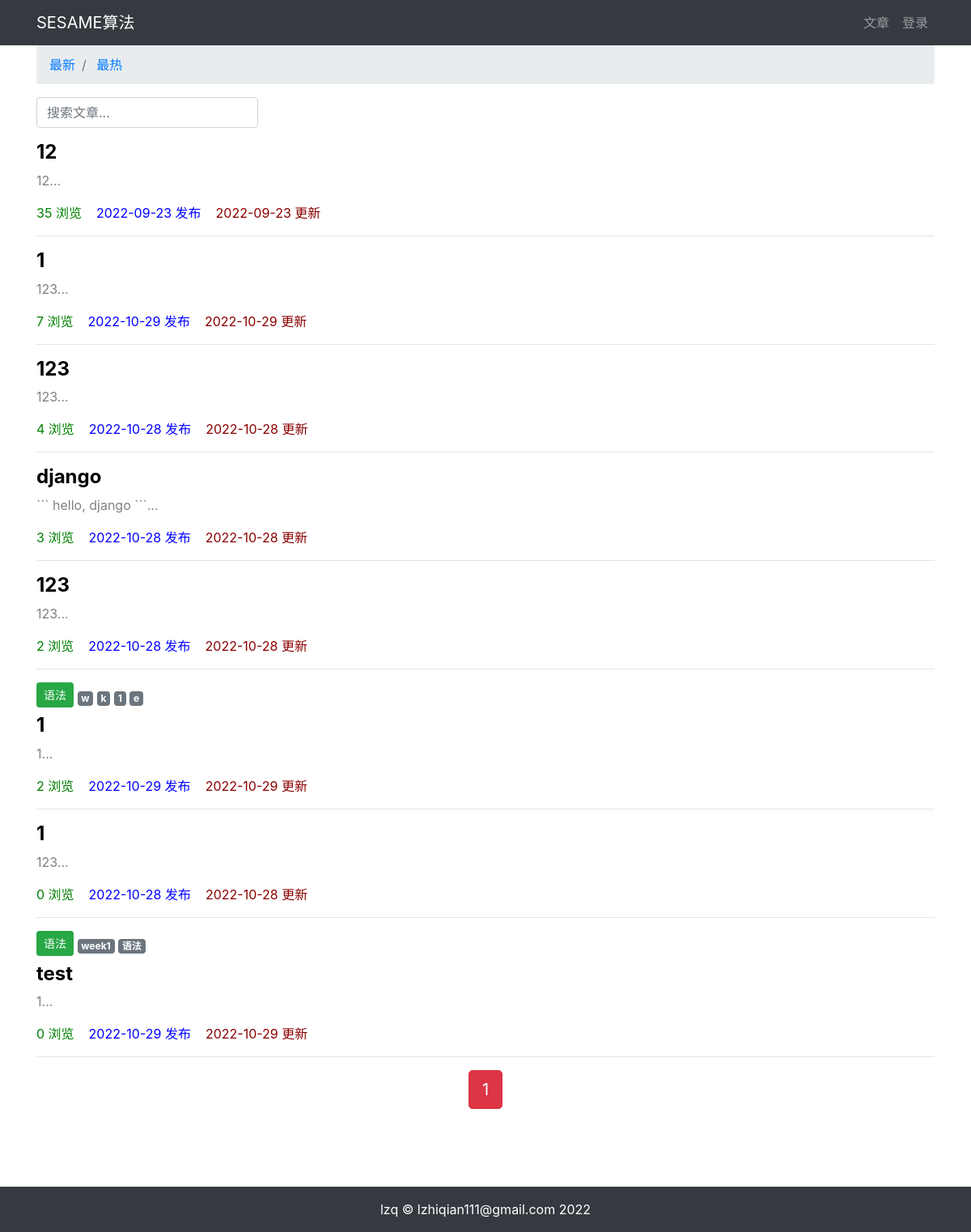
The app's page /article/article-list/?page=8&order=total_views&search=, older data.
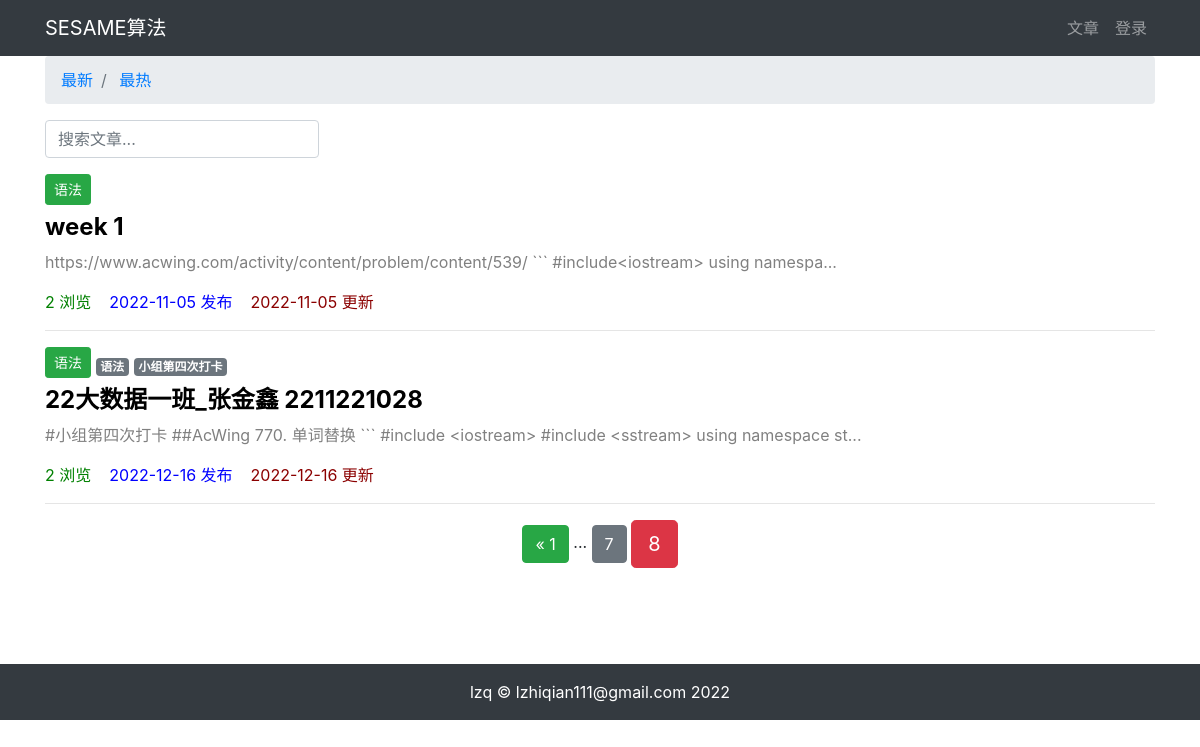
The same page, newer data.
### article/models.py (models this page shows, shortened)
class ArticlePost(models.Model):
    author = models.ForeignKey(User, on_delete=models.CASCADE)
    title = models.CharField(max_length=100)
    body = models.TextField()
    created = models.DateTimeField(default=timezone.now)
    updated = models.DateTimeField(auto_now=True)
    total_views = models.PositiveIntegerField(default=0)
    column = models.ForeignKey(
        ArticleColumn,
        null=True,
        blank=True,
        on_delete=models.CASCADE,
        related_name='article'
    )
    tags = TaggableManager(blank=True)
    class Meta:
        ordering = ('-created',)

class ArticleColumn(models.Model):
    title = models.CharField(max_length=100, blank=True)
    created = models.DateTimeField(default=timezone.now)
    def __str__(self):
        return self.title

### article/views.py (the view)
# urls.py: path('article-list/', views.article_list, name='article_list'),
def article_list(request):
    search = request.GET.get('search')
    order = request.GET.get('order')
    column = request.GET.get('column')
    tag = request.GET.get('tag')
    article_list = ArticlePost.objects.all()
    if search:
        article_list = article_list.filter(
            Q(title__icontains=search) |
            Q(body__icontains=search)
        )
    else:
        search = ''
    if column is not None and column.isdigit():
        article_list = article_list.filter(column=column)
    if tag and tag != 'None':
        article_list = article_list.filter(tags__name__in=[tag])
    if order == 'total_views':
        article_list = article_list.order_by('-total_views')
    paginator = Paginator(article_list, 10)
    page = request.GET.get('page')
    articles = paginator.get_page(page)
    context = {
        'articles': articles,
        'order': order,
        'search': search,
        'column': column,
        'tag': tag,
    }
    return render(request, 'article/list.html', context)

### article/templates/article/list.html (shortened to what this page needs)
{% extends "article/base.html" %}
{% load static %}
{% block content %}
<div class="container">
    <nav aria-label="breadcrumb">
        <ol class="breadcrumb">
            <li class="breadcrumb-item">
                <a href="{% url 'article:article_list' %}?search={{ search }}">
                    最新
                </a>
            </li>
            <li class="breadcrumb-item">
                <a href="{% url 'article:article_list' %}?order=total_views&search={{ search }}">
                    最热
                </a>
            </li>
        </ol>
    </nav>
    <div class="row">
        <div class="col-auto mr-auto">
            <form class="form-inline" >
                <input type="text"
                    class="form-control mb-2 mr-sm-2"
                    name="search"
                    placeholder="搜索文章..."
                    required
                >
            </form>
        </div>
    </div>
    <div class="row mt-2">
    {% for article in articles %}
        <div class="col-12">
            {% if article.column %}
                <button type="button"
                    class="btn btn-sm mb-2
                        {% if article.column.title == '语法' %}
                            btn-success
                        {% elif article.column.title == '算法' %}
                            btn-danger
                        {% elif article.column.title == 'python' %}
                            btn-warning
                        {% endif %}
                    "
                >
                    {{ article.column }}
                </button>
            <span>
                {% for tag in article.tags.all %}
                    <a href="{% url 'article:article_list' %}?tag={{ tag }}"
                       class="badge badge-secondary"
                    >
                        {{ tag }}
                    </a>
                {% endfor %}
            </span>
            {% endif %}
            <h4>
                <b>
                    <a href="{% url 'article:article_detail' article.id %}"
                       style="color: black;"
                    >
                        {{ article.title }}
                    </a>
                </b>
            </h4>
            <div>
                <p style="color: gray;">
                    {{ article.body|slice:'100' }}...
                </p>
            </div>
            <p>
                <span style="color: green;">
                    {{ article.total_views }} 浏览&nbsp;&nbsp;&nbsp;
                </span>
                <span style="color: blue;">
                    {{ article.created|date:'Y-m-d' }} 发布&nbsp;&nbsp;&nbsp;
                </span>
                <span style="color: darkred;">
                    {{ article.updated|date:'Y-m-d' }} 更新
                </span>
            </p>
            <hr>
        </div>
    {% endfor %}
</div>
</div>
<div class="pagination row">
    <div class="m-auto">
        <span class="step-links">
            {% if articles.has_previous %}
                <a href="?page=1&order={{ order }}&search={{ search }}" class="btn btn-success">
                    &laquo; 1
                </a>
                <span>...</span>
                <a href="?page={{ articles.previous_page_number }}&order={{ order }}&search={{ search }}"
                   class="btn btn-secondary"
                >
                    {{ articles.previous_page_number }}
                </a>
            {% endif %}
            <span class="current btn btn-danger btn-lg">
                {{ articles.number }}
            </span>
        </span>
    </div>
</div>
{% endblock content %}

Row changes from the older to the newer data that the page shows:
removed ArticlePost: title "12", body "12", total_views "35", created "2022-09-23", updated "2022-09-23"
removed ArticlePost: title "1", body "123", total_views "7", created "2022-10-29", updated "2022-10-29"
removed ArticlePost: title "123", body "123", total_views "4", created "2022-10-28", updated "2022-10-28"
removed ArticlePost: title "django", body "``` hello, django ```", total_views "3", created "2022-10-28", updated "2022-10-28"
removed ArticlePost: title "123", body "123", total_views "2", created "2022-10-28", updated "2022-10-28"
removed ArticlePost: column "语法", title "1", body "1", total_views "2", created "2022-10-29", updated "2022-10-29"
removed Tag: name "w", shown under "语法"
removed Tag: name "k", shown under "语法"
removed Tag: name "1", shown under "语法"
removed Tag: name "e", shown under "语法"
removed ArticlePost: title "1", body "123", total_views "0", created "2022-10-28", updated "2022-10-28"
removed ArticlePost: column "语法", title "test", body "1", total_views "0", created "2022-10-29", updated "2022-10-29", Tag (name "语法")
no longer on this page (row unchanged): Tag: name "week1", shown under "语法"
added ArticlePost: column "语法", title "week 1", body "https://www.acwing.com/activity/content/problem/content/539/ ``` #include<iostream> using namespa", total_views "2", created "2022-11-05", updated "2022-11-05"
added ArticlePost: column "语法", title "22大数据一班_张金鑫 2211221028", body "#小组第四次打卡 ##AcWing 770. 单词替换 ``` #include <iostream> #include <sstream> using namespace st", total_views "2", created "2022-12-16", updated "2022-12-16", Tag (name "语法")
added Tag: name "小组第四次打卡", shown under "语法"
Text that changed along with them:
{{ articles.previous_page_number }}: (not shown) → "7"
{{ articles.number }}: "1" → "8"
text now shown: "« 1 ..."
